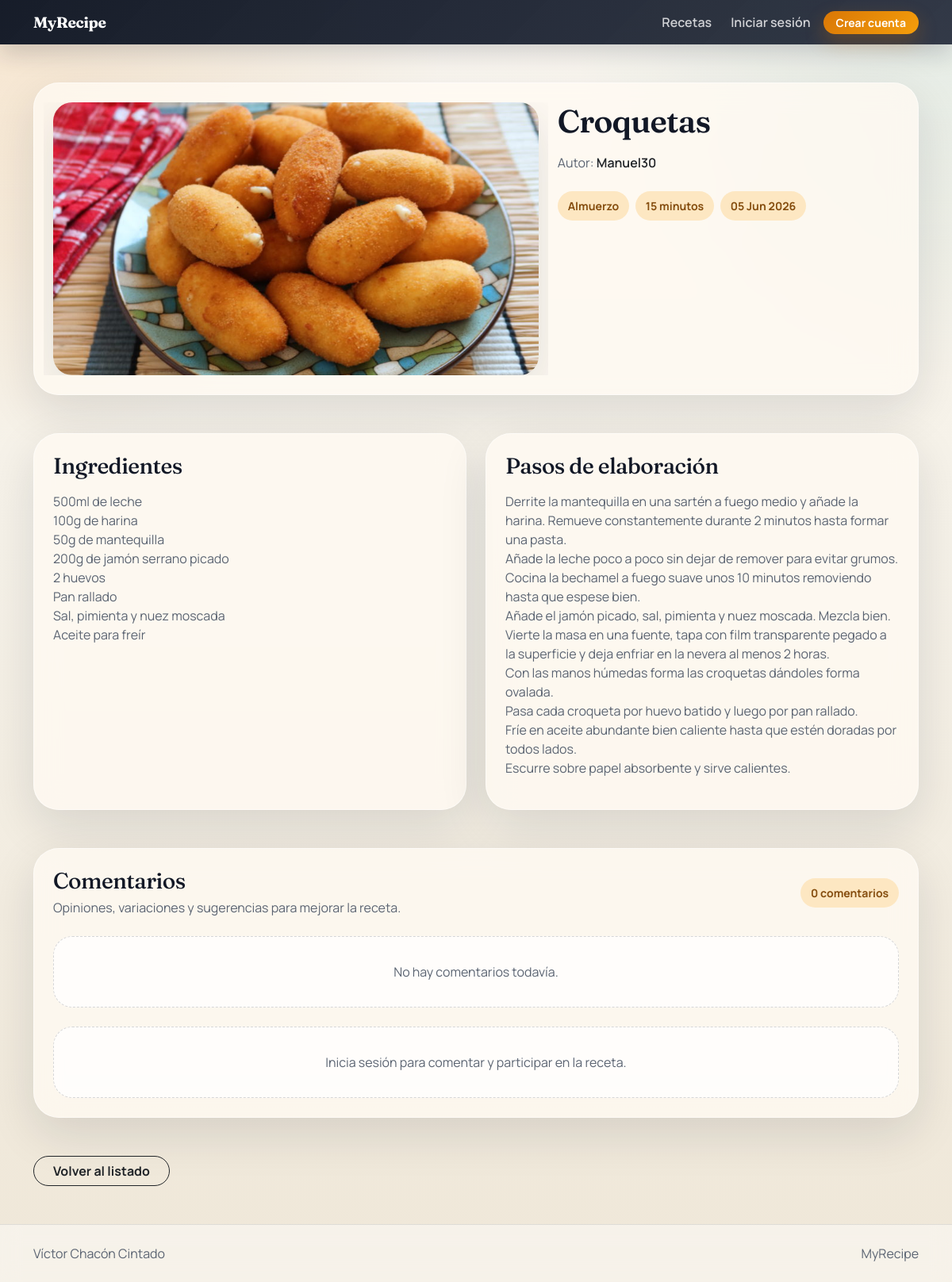
The app's page /receta/6/ with its own data.
### recetas/models.py (models this page shows, shortened)
class Receta(models.Model):
    titulo = models.CharField(max_length=200)
    ingredientes = models.TextField()
    pasos_elaboracion = models.TextField()
    tiempo_preparacion = models.PositiveIntegerField()
    categoria = models.ForeignKey(Categoria, on_delete=models.SET_NULL, null=True)
    autor = models.ForeignKey(settings.AUTH_USER_MODEL, on_delete=models.CASCADE)
    fecha_creacion = models.DateTimeField(auto_now_add=True)
    favoritos = models.ManyToManyField(settings.AUTH_USER_MODEL, related_name='recetas_favoritas', blank=True)
    imagen = models.ImageField(upload_to='recetas/')

class Categoria(models.Model):
    nombre = models.CharField(max_length=100)
    descripcion = models.TextField(blank=True, null=True)
    def __str__(self):
        return self.nombre

### recetas/views.py (the view)
# urls.py: path('receta/<int:receta_id>/', views.detalle_receta, name='detalle_receta'),
def detalle_receta(request, receta_id):
    receta = get_object_or_404(Receta.objects.select_related('categoria', 'autor'), id=receta_id)
    comentarios = receta.comentario_set.all()
    formulario_comentario = Formulario_comentario()
    return render(request, 'detalle_receta.html', {
        'receta': receta,
        'comentarios': comentarios,
        'formulario_comentario': formulario_comentario
    })

### templates/detalle_receta.html (shortened to what this page needs)
{% extends 'base.html' %}
{% block content %}
<section class="detail-shell mb-4 mb-lg-5">
    <div class="row g-4 align-items-start">
        <div class="col-lg-7 detail-hero">
            {% if receta.imagen %}
                <img class="detail-hero__image" src="{{ receta.imagen.url }}" alt="{{ receta.titulo }}">
            {% else %}
                <div class="detail-hero__image d-grid place-content-center bg-light text-muted text-center p-5">Esta receta no tiene imagen todavía</div>
            {% endif %}
        </div>
        <div class="col-lg-5">
            <h1 class="display-6 fw-semibold mb-3">{{ receta.titulo }}</h1>
            <p class="muted-text mb-4">Autor: <a href="{% url 'perfil_usuario' username=receta.autor.username %}" class="link-dark fw-semibold text-decoration-none">{{ receta.autor }}</a></p>
            <div class="d-flex flex-wrap gap-2 mb-4">
                <span class="badge-soft">{{ receta.categoria|default:"Sin categoría" }}</span>
                <span class="badge-soft">{{ receta.tiempo_preparacion }} minutos</span>
                <span class="badge-soft">{{ receta.fecha_creacion|date:"d M Y" }}</span>
            </div>
        </div>
    </div>
</section>
<section class="row g-4 mb-4 mb-lg-5">
    <div class="col-lg-6">
        <div class="content-panel h-100">
            <h2 class="section-title h3">Ingredientes</h2>
            <div class="muted-text">{{ receta.ingredientes|linebreaks }}</div>
        </div>
    </div>
    <div class="col-lg-6">
        <div class="content-panel h-100">
            <h2 class="section-title h3">Pasos de elaboración</h2>
            <div class="muted-text">{{ receta.pasos_elaboracion|linebreaks }}</div>
        </div>
    </div>
</section>
<section class="comment-shell mb-4 mb-lg-5">
    <div class="d-flex flex-column flex-md-row justify-content-between align-items-md-center gap-2 mb-4">
        <div>
            <h2 class="section-title h3 mb-1">Comentarios</h2>
            <p class="muted-text mb-0">Opiniones, variaciones y sugerencias para mejorar la receta.</p>
        </div>
        <span class="badge-soft">{{ comentarios|length }} comentarios</span>
    </div>
    <div class="d-grid gap-3 mb-4">
        {% for comentario in comentarios %}
            <article class="comment-item">
                <div class="d-flex justify-content-between gap-3 mb-2">
                    <div>
                        <strong>{{ comentario.autor }}</strong>
                        <div class="comment-meta">{{ comentario.fecha_creacion|date:"d M Y, H:i" }}</div>
                    </div>
                    {% if user == comentario.autor %}
                        <form method="POST" action="{% url 'eliminar_comentario' comentario_id=comentario.id %}">
                            {% csrf_token %}
                            <button type="submit" class="btn btn-sm btn-outline-danger rounded-pill" onclick="return confirm('¿Eliminar este comentario?')">Eliminar</button>
                        </form>
                    {% endif %}
                </div>
                <p class="mb-0">{{ comentario.contenido }}</p>
            </article>
        {% empty %}
            <div class="empty-state text-center">No hay comentarios todavía.</div>
        {% endfor %}
    </div>
    {% if user.is_authenticated %}
        <div class="form-card p-4">
            <h3 class="h5 mb-3">Añadir comentario</h3>
            <form method="POST" action="{% url 'comentar_receta' receta_id=receta.id %}">
                {% csrf_token %}
                <div class="mb-3">
                    {{ formulario_comentario.contenido }}
                </div>
                <div class="form-actions">
                    <button type="submit" class="btn btn-brand rounded-pill px-4">Comentar</button>
                </div>
            </form>
        </div>
    {% else %}
        <div class="empty-state text-center">Inicia sesión para comentar y participar en la receta.</div>
    {% endif %}
</section>
<a href="{% url 'lista_recetas' %}" class="btn btn-outline-dark rounded-pill px-4">Volver al listado</a>
{% endblock %}

### static/css/styles.css (style rules this page uses)
:root { --bg: #f5f1e8; --surface: #fffaf2; --surface-strong: #fff4e6; --ink: #121826; --muted: #5b6472; --line: rgba(18, 24, 38, 0.1); --accent: #d97706; --accent-strong: #b45309; --accent-soft: #fde7c2; --accent-2: #0f766e; --shadow: 0 20px 60px rgba(18, 24, 38, 0.12); }
html { scroll-behavior: smooth; }
body { min-height: 100vh; font-family: 'Manrope', sans-serif; color: var(--ink); background: radial-gradient(circle at top left, rgba(217, 119, 6, 0.18), transparent 28%), radial-gradient(circle at top right, rgba(15, 118, 110, 0.12), transparent 24%), linear-gradient(180deg, #fbf7ef 0%, #f5f1e8 42%, #efe7d8 100%); }
h1, h2, h3, h4, .brand-mark { font-family: 'Fraunces', serif; letter-spacing: -0.02em; }
.hero-panel, .content-panel, .auth-shell, .form-shell, .detail-shell, .comment-shell, .profile-shell { position: relative; border: 1px solid rgba(255, 255, 255, 0.5); background: rgba(255, 250, 242, 0.78); backdrop-filter: blur(16px); border-radius: 2rem; box-shadow: var(--shadow); }
.muted-text { color: var(--muted); }
.badge-soft { display: inline-flex; align-items: center; padding: 0.5rem 0.8rem; border-radius: 999px; background: var(--accent-soft); color: #854d0e; font-weight: 700; font-size: 0.88rem; }
.content-panel, .detail-shell, .comment-shell, .profile-shell, .auth-shell, .form-shell { padding: 1.5rem; }
.detail-hero { overflow: hidden; }
.detail-hero__image { width: 100%; max-height: 520px; object-fit: cover; border-radius: 1.5rem; box-shadow: var(--shadow); }
.section-title { margin-bottom: 1rem; }
button, .btn { font-weight: 700; }
.empty-state { padding: 2rem; border-radius: 1.5rem; background: rgba(255, 255, 255, 0.72); border: 1px dashed rgba(91, 100, 114, 0.25); color: var(--muted); }

### records on screen
Receta: imagen (picture), titulo "Croquetas", autor "Manuel30", categoria "Almuerzo", tiempo_preparacion "15", fecha_creacion "05 Jun 2026", ingredientes "500ml de leche 100g de harina 50g de mantequilla 200g de jamón serrano picado 2 huevos Pan rallado Sal, pimienta y nuez moscada Aceite para freír", pasos_elaboracion "Derrite la mantequilla en una sartén a fuego medio y añade la harina. Remueve constantemente durante 2 minutos hasta formar una pasta. Añade la leche poco a poco sin dejar de remover para evitar grumos. Cocina la bechamel a fuego suave unos 10 minutos removiendo hasta que espese bien. Añade el jamón picado, sal, pimienta y nuez moscada. Mezcla bien. Vierte la masa en una fuente, tapa con film transparente pegado a la superficie y deja enfriar en la nevera al menos 2 horas. Con las manos húmedas forma las croquetas dándoles forma ovalada. Pasa cada croqueta por huevo batido y luego por pan rallado. Fríe en aceite abundante bien caliente hasta que estén doradas por todos lados. Escurre sobre…"

### other values on screen
{{ comentarios|length }} "0"
